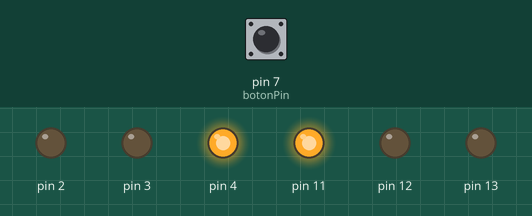
Bench run of a sketch on a simulated Arduino Uno, built with avr-gcc and run on an emulated ATmega328P. Shown: output pins drawn as LEDs (lit = HIGH). The inputs (shaded band) are chosen by the test bench; at power-on: pin 7 (botonPin) HIGH.

Above: at 1.2 s.
1.3 s: pin 7 (botonPin) pulled LOW for 0.15 s
At 2.6 s:
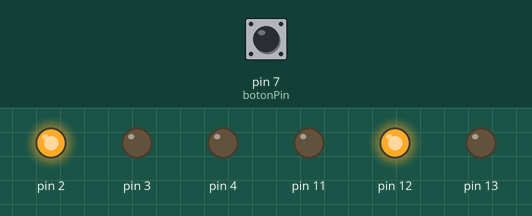
At 7.6 s:
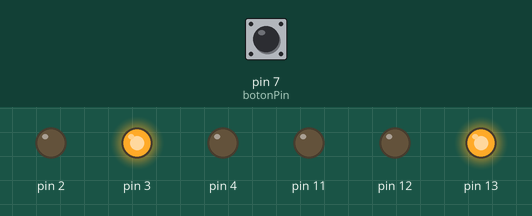
Timing chart, 0 to 13.4 s (numbered marks = the images above; inputs shaded):
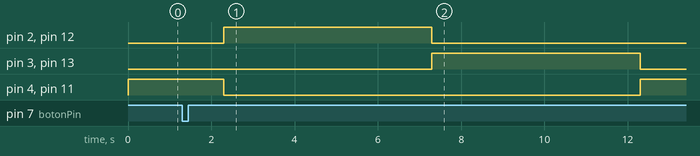

The sketch:

_27_SEMAFORO_PULSADOR.ino
```cpp
const int botonPin=7;
int valorPulsador=0;

void setup() {
  // put your setup code here, to run once:
  Serial.begin(9600);
  pinMode(botonPin, INPUT);
  pinMode(13, OUTPUT);
  pinMode(12, OUTPUT);
  pinMode(11, OUTPUT);
  pinMode(3, OUTPUT);
  pinMode(2, OUTPUT);
  pinMode(4, OUTPUT);
  digitalWrite(13, LOW);
  digitalWrite(12, LOW);
  digitalWrite(11, LOW);
  digitalWrite(3, LOW);
  digitalWrite(2, LOW);
  digitalWrite(4, LOW);

}

void loop() {
  // put your main code here, to run repeatedly:
  valorPulsador=digitalRead(botonPin);
  digitalWrite(11, HIGH);
  digitalWrite(4, HIGH);

  if(valorPulsador==0){
      delay(1000);
      digitalWrite(4, LOW);
      digitalWrite(2, HIGH);
      digitalWrite(11, LOW);
      digitalWrite(12, HIGH);
      delay(5000);
      digitalWrite(2, LOW);
      digitalWrite(3, HIGH);
      digitalWrite(12, LOW);
      digitalWrite(13, HIGH);
      delay(5000);
      digitalWrite(13, LOW);
      digitalWrite(3,LOW);


  }

}
```

Measured:
- after the input at 1.3 s, pin 2, pin 12: LOW → HIGH after 1.0 s, → LOW 5.0 s later; pin 3, pin 13: LOW → HIGH after 6.0 s, → LOW 5.0 s later; pin 4, pin 11: HIGH → LOW after 1.0 s, → HIGH 10.0 s later
